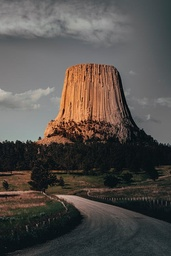
#> input picture anh1.jpeg, 171 x 256 px, shrunk from 500 x 749 before the run, found by its file name
$ jupyter execute --allow-errors 'Sem_seq_Hieght (1).ipynb'   (shell and % lines are left out)
#> lines starting #> are read from the running program, lines starting #| are printed output that depends on the picture
[cell 1]
import numpy as np
import urllib
import io
import shutil
import cv2
from matplotlib import pyplot as plt
from PIL import Image

[cell 2]
#chay cell nay neu nhu can up hhinh tu thiet bi
from google.colab import files

uploaded = files.upload()
#> the answer given: anh1.jpeg

for fn in uploaded.keys():
  print('User uploaded file "{name}" with length {length} bytes'.format(
      name=fn, length=len(uploaded[fn])))

[cell 3]
from google.colab import drive
drive.mount('/content/drive')

[cell 4]
import time

def getImage(pathfile):
    image = Image.open(pathfile)

    rgb_array = np.array(image).reshape(-1, 3)

    width, height = image.size

    return rgb_array, width, height

def showImage(inPixels, width, height):
  outPixels = np.array(inPixels, dtype=np.uint8).reshape(height, width, -1)# 3 -cho resize ngang,, -1 cho resize doc

  return Image.fromarray(outPixels)

[cell 5]
def convert_Rgb2Gray(inPixels, width, height):
    outPixels = []

    # gray = 0.299*red + 0.587*green + 0.114*blue
    for r in range(height):
        for c in range(width):
            i = r * width + c
            gray_value = round((0.299 * inPixels[i][0] + 0.587 * inPixels[i][1] + 0.114 * inPixels[i][2]),3)
            outPixels.append([gray_value, gray_value, gray_value])

    return outPixels

[cell 6]
def detect_edges(in_pixels, width, height):
    filter_width = 3
    x_sobel_filter = [1, 0, -1, 2, 0, -2, 1, 0, -1] # Bộ lọc Sobel theo trục x
    y_sobel_filter = [1, 2, 1, 0, 0, 0, -1, -2, -1] # Bộ lọc Sobel theo trục y

    out_pixels = []

    for out_pixels_r in range(height):
        for out_pixels_c in range(width):
            x_sobel_pixel = 0
            y_sobel_pixel = 0

            for filter_r in range(filter_width):
                for filter_c in range(filter_width):
                    x_sobel_filter_val = x_sobel_filter[filter_r * filter_width + filter_c]
                    y_sobel_filter_val = y_sobel_filter[filter_r * filter_width + filter_c]

                    in_pixels_r = out_pixels_r - filter_width // 2 + filter_r
                    in_pixels_c = out_pixels_c - filter_width // 2 + filter_c

                    in_pixels_r = min(max(0, in_pixels_r), height - 1)
                    in_pixels_c = min(max(0, in_pixels_c), width - 1)

                    in_pixel = in_pixels[in_pixels_r * width + in_pixels_c]

                    x_sobel_pixel += x_sobel_filter_val * in_pixel[0]
                    y_sobel_pixel += y_sobel_filter_val * in_pixel[0]

            detect_value = abs(x_sobel_pixel) + abs(y_sobel_pixel)

            out_pixels.append(detect_value)

    return out_pixels

[cell 7]
def get_least_importance_pixels(in_pixels, width, height):
    out_pixels = [0] * (width * height)

    for c in range(width):
        index = (height - 1) * width + c
        out_pixels[index] = in_pixels[index] # giữ nguyên kết quả hàng cuối cùng

    for r in range(height - 2, -1, -1): # duyệt từng hàng từ dưới lên
        for c in range(width):
            index = r * width + c

            if c == 0: # Trường hợp vị trí pixel ở cột đầu tiên
                min_val = min(out_pixels[index + width], out_pixels[index + width + 1])
                min_val += in_pixels[index]
                out_pixels[index] = min_val
                continue

            if c == width - 1: # Trường hợp vị trí pixel ở cột cuối cùng
                min_val = min(out_pixels[index + width], out_pixels[index + width - 1])
                min_val += in_pixels[index]
                out_pixels[index] = min_val
                continue

            # Tìm min cho pixel đang duyệt
            min_val = min(out_pixels[index + width], out_pixels[index + width + 1], out_pixels[index + width - 1])
            min_val += in_pixels[index]
            out_pixels[index] = min_val

    return out_pixels

[cell 8]
def find_seam(in_pixels, width, height):
    path_seam = [0] * height

    min_val = in_pixels[0]
    index = 0
    path_seam[0] = index


    for c in range(width): # duyệt để tìm Pixel trong hàng đầu tiên có độ quan trọng thấp nhất
        if in_pixels[c] < min_val:
            min_val = in_pixels[c]
            index = c

    path_seam[0] = index

    for r in range(1, height):
        if index % width == 0:
            if in_pixels[index + width] <= in_pixels[index + width + 1]:
                path_seam[r] = index + width
                index = index + width
            else:
                path_seam[r] = index + width + 1
                index = index + width + 1
            continue

        if index % width == (width - 1):
            if in_pixels[index + width] <= in_pixels[index + width - 1]:
                path_seam[r] = index + width
                index = index + width
            else:
                path_seam[r] = index + width - 1
                index = index + width - 1
            continue

        location = index + width - 1
        min_val = in_pixels[index + width - 1]
        path_seam[r] = index + width - 1

        if in_pixels[index + width] < min_val:
            min_val = in_pixels[index + width]
            path_seam[r] = index + width
            location = index + width

        if in_pixels[index + width + 1] < min_val:
            path_seam[r] = index + width + 1
            location = index + width + 1

        index = location

    return path_seam

[cell 9]
def remove_pixels(in_pixels, width, height, seam_path):
  index_seam = 0
  out_pixels = []
  for r in range(height):
    for c in range(width):
      index = r * width + c

      if (index_seam < height) and (index == seam_path[index_seam]):
        index_seam += 1
      else:
        out_pixels.append(in_pixels[index])
  width -= 1
  return out_pixels, width, height

[cell 10]
def resize_image(pathfile, k):
  inPixels, width, height = getImage(pathfile)

  for i in range(k):
    grayPixels = convert_Rgb2Gray(inPixels, width, height)

    importancePixels = detect_edges(grayPixels, width, height)

    leastImportancePixels = get_least_importance_pixels(importancePixels, width, height)

    pathSeam = find_seam(leastImportancePixels, width, height)

    inPixels, width, height = remove_pixels(inPixels, width, height, pathSeam)

  return inPixels, width, height

[cell 11]
pathFile = "/content/anh1.jpeg"

image, width, height = getImage(pathFile)
#> in getImage, image is the input picture: PIL image 171x256 RGB; mean R, G, B 84.1, 79.4, 75.4
#> width = 171; height = 256
print("Image size:",height,"x",width)
#| Image size: 256 x 171
showImage(image, width, height)

[cell 12]
print("Result:")

start_time = time.time()
image, width, height = resize_image(pathFile, 20)
#> in resize_image, `inPixels, width, height = getImage(pathfile)`: width = 171; height = 256
#> the loop in resize_image, `for i in range(k):` made 20 passes
#> width on passes 1 to 12: 170, 169, 168, 167, 166, 165, 164, 163, 162, 161, 160, 159
#> image = 38656 items; width = 151
end_time = time.time()

print("Image Size:",height,"x",width)
#| Image Size: 256 x 151
execution_time = end_time - start_time
print("runtime:", execution_time, "s")

showImage(image, width, height)
#> call 2 of showImage, with width = 151, height = 256
#> in showImage (call 2), `outPixels = np.array(inPixels, dtype=np.uint8).reshape(height, width, ..`:
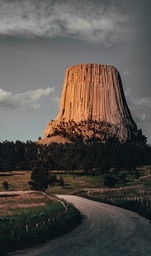
#> outPixels: shape (256, 151, 3); mean of channels 0, 1, 2 87.1, 81.1, 76.5; drawn as R, G, B

## Crop ngang

#> (a cell that did not finish here is left out)

[cell 14]
# inPixels, width, height = getImage(pathFile)
# grayPixels = convert_Rgb2Gray(inPixels, width, height)
# inPixels

[cell 15]
# inPixels = rot90(inPixels, 1, (0, 1)) #xoay goc 90 do 1 lan
# #grayPixels = convert_Rgb2Gray(inPixels, width, height)
# inPixels

[cell 16]
# inPixels = np.array(inPixels).reshape(-1, 3)
# inPixels

[cell 17]
def resize_height(pathfile, k):
    inPixels, width, height = getImage(pathfile)
    inPixels = rot90(inPixels, 1, (0, 1)) #xoay goc 90 do 1 lan
    inPixels = np.array(inPixels).reshape(-1, 3)
    for i in range(k):
      grayPixels = convert_Rgb2Gray(inPixels, width, height)

      importancePixels = detect_edges(grayPixels, width, height)

      leastImportancePixels = get_least_importance_pixels(importancePixels, width, height)

      pathSeam = find_seam(leastImportancePixels, width, height)

      inPixels, width, height = remove_pixels(inPixels, width, height, pathSeam)
    inPixels = rot90(image, 3, (0, 1))# xoay goc 90 do 3 lan quay lai vi tri cu
    inPixels = np.array(inPixels).reshape(-1, 3)
    return inPixels, width, height

[cell 18]
print("Result:")

start_time = time.time()
#> (the rest of this cell did not finish here and is left out)

#> in resize_height, `inPixels, width, height = getImage(pathfile)`: width = 171; height = 256
